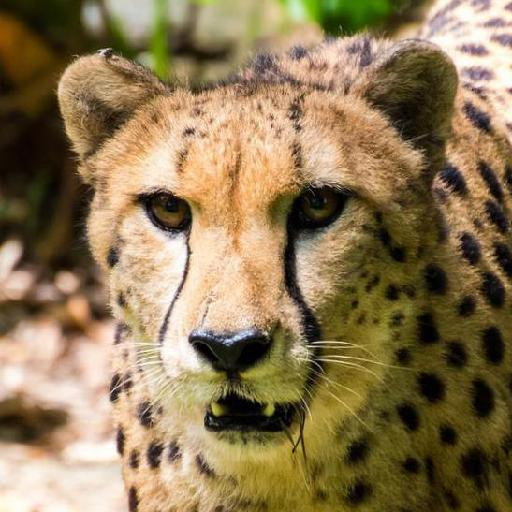
#> input picture backend/CBIR/dataset/9.jpg, 512 x 512 px, found by its file name
$ python tekstur.py
#> lines starting #> are read from the running program, lines starting #| are printed output that depends on the picture; after the words box and inside, x2 and y2 are one past the last pixel; in counts of white or black regions, pixels touching at a corner belong together; long printed decimals are rounded
import cv2
import numpy as np
import math
import time
from concurrent.futures import ThreadPoolExecutor

# process image by texture
def process_image_texture(image):
    if image is not None:

        # extract rgb and convert to grayscale
        b, g, r = image[:, :, 0], image[:, :, 1], image[:, :, 2]
        gs = r * 0.299 + g * 0.587 + b * 0.114
        grayscale_array = gs.astype(np.uint8)

        # make a cooccurrence matrix
        cooccurrence = np.histogram2d(grayscale_array[:, :-1].ravel(), grayscale_array[:, 1:].ravel(), bins=256, range=[[0, 255], [0, 255]])[0]

        # tranpose and add with original coccurrence to get symmetric matrix
        transpose_cooccurrence = cooccurrence.T
        sym_matrix = cooccurrence + transpose_cooccurrence

        # get matrix normalization
        matrix_norm = sym_matrix / np.sum(sym_matrix)

        # get i an j
        i, j = np.indices(matrix_norm.shape)
        diff = i - j

        # create a mask to only process nonzero elements
        non_zero_indices = matrix_norm != 0

        che = np.zeros(6, dtype='float64') # create vector for parameters
        che[0] = np.sum(matrix_norm[non_zero_indices] * diff[non_zero_indices] ** 2) # contrast
        che[1] = np.sum(matrix_norm[non_zero_indices] / (1 + diff[non_zero_indices] ** 2)) # homogeneity
        che[2] = -np.sum(matrix_norm[non_zero_indices] * np.log10(matrix_norm[non_zero_indices])) # entropy
        che[3] = np.sum(matrix_norm[non_zero_indices] * np.abs(diff[non_zero_indices])) # dissimilarity
        che[4] = np.sum(matrix_norm[non_zero_indices] ** 2) # ASM
        che[5] = np.sqrt(che[4]) # energy
        return che
    else:
        print("Failed to load the image.")
        return

# cosine function
def cos(A, B):
    lengthA = 0
    lengthB = 0
    sum = 0

    for i in range(len(A)):
        lengthA += A[i] ** 2
        lengthB += B[i] ** 2
        sum += A[i] * B[i]

    lengthA = lengthA ** 0.5
    lengthB = lengthB ** 0.5

    return (sum / (lengthA * lengthB))

# multithreading processing
def process_images_texture(image_paths):
    images = [cv2.imread(image_path) for image_path in image_paths]
    processed_images = []

    with ThreadPoolExecutor() as executor:
        image_futures = [executor.submit(process_image_texture, image) for image in images]

    for future in image_futures:
        processed_images.append(future.result())

    return processed_images

# main example
def main():
    start = time.time()

    uploaded_image = cv2.imread('dataset/9.jpg')
#> uploaded_image is the input picture: shape (512, 512, 3); mean B, G, R 84.9, 120.8, 141.8
    image_paths = [f'dataset/{i}.jpg' for i in range(1, 10)]
    processed_upload = process_image_texture(uploaded_image)
#> in process_image_texture, `b, g, r = image[:, :, 0], image[:, :, 1], image[:, :, 2]`:
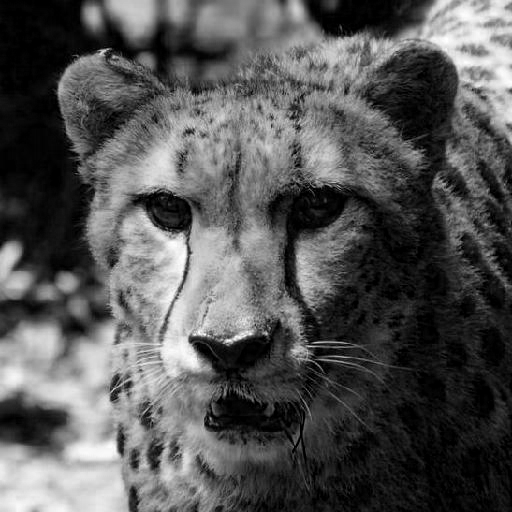
#> b: shape (512, 512); min 0, max 255, mean 84.9
#> in process_image_texture, `b, g, r = image[:, :, 0], image[:, :, 1], image[:, :, 2]`:
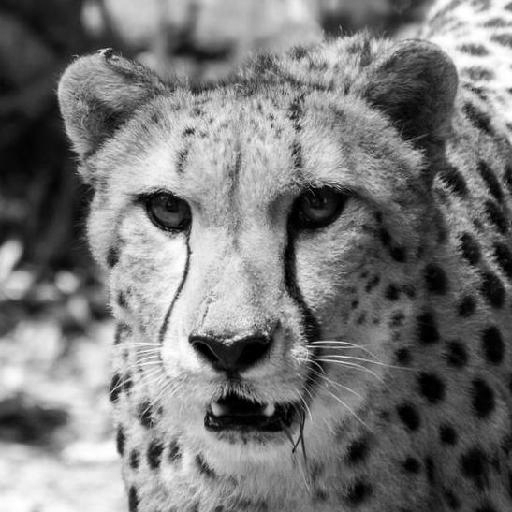
#> g: shape (512, 512); min 0, max 255, mean 120.8
#> in process_image_texture, `non_zero_indices = matrix_norm != 0`:
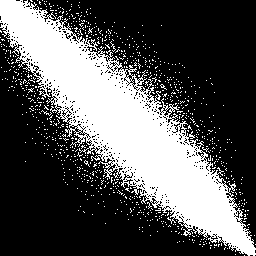
#> non_zero_indices: shape (256, 256) bool; 33.4% white; 841 white regions (840 under 20 px), largest, box (x1, y1, x2, y2) and area: (0, 0, 256, 256) 20275
#> processed_upload = [134.3, 0.212, 3.92, 7.2, 0.000191, 0.0138]
    images = process_images_texture(image_paths)
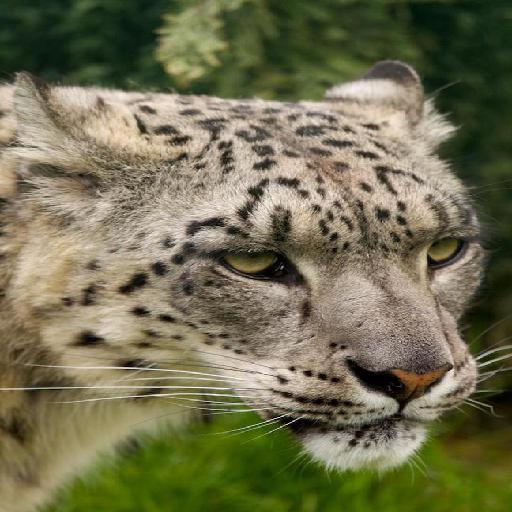
#> input picture backend/CBIR/dataset/1.jpg, 512 x 512 px, found by its file name
#> in process_images_texture, `images = [cv2.imread(image_path) for image_path in image_paths]`: images = 9 items
#> in process_image_texture (call 2), `b, g, r = image[:, :, 0], image[:, :, 1], image[:, :, 2]`:
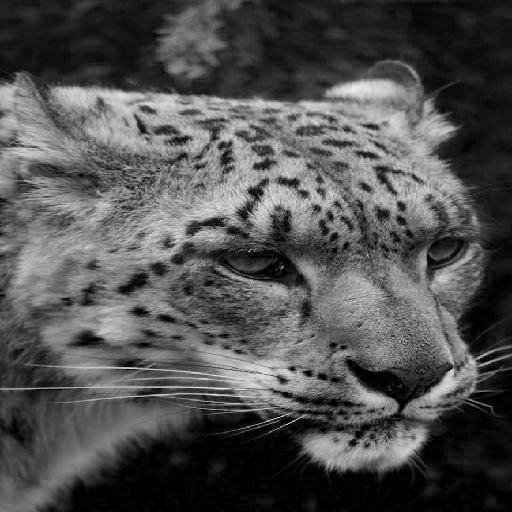
#> b: shape (512, 512); min 0, max 244, mean 80.9
#> in process_image_texture (call 2), `b, g, r = image[:, :, 0], image[:, :, 1], image[:, :, 2]`:
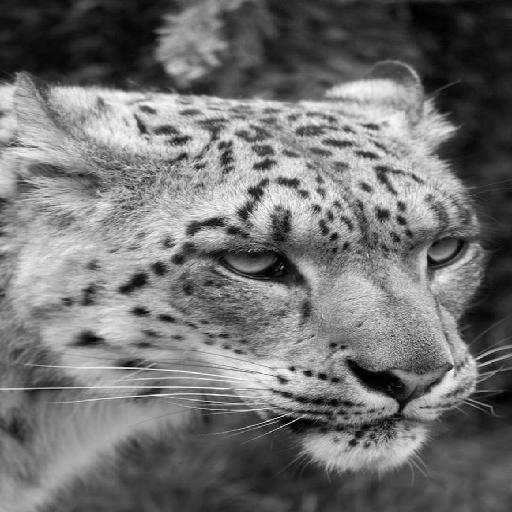
#> r: shape (512, 512); min 0, max 255, mean 113.6
#> in process_image_texture (call 2), `non_zero_indices = matrix_norm != 0`:
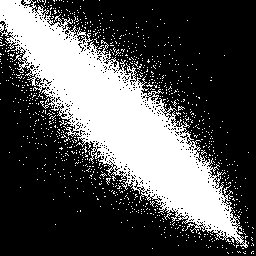
#> non_zero_indices: shape (256, 256) bool; 32% white; 877 white regions (876 under 20 px), largest, box (x1, y1, x2, y2) and area: (0, 0, 248, 248) 19407
#> the loop in process_images_texture, `for future in image_futures:` made 9 passes
#> images = 9 items

    for i in range(len(images)):
        print(f"Result of comparing with image {i+1}: {cos(images[i], processed_upload)}")
#> this loop made 2 passes
#> (lengthA in cos, lengthB in cos) on passes 1 to 2: (136.5, 134.6), (0, 0)
#| Result of comparing with image 1: 1

    end = time.time()
    print(f"Runtime: {end - start}")

if __name__ == "__main__":
#> (the run stopped early here; a loop or call above may not have finished)
